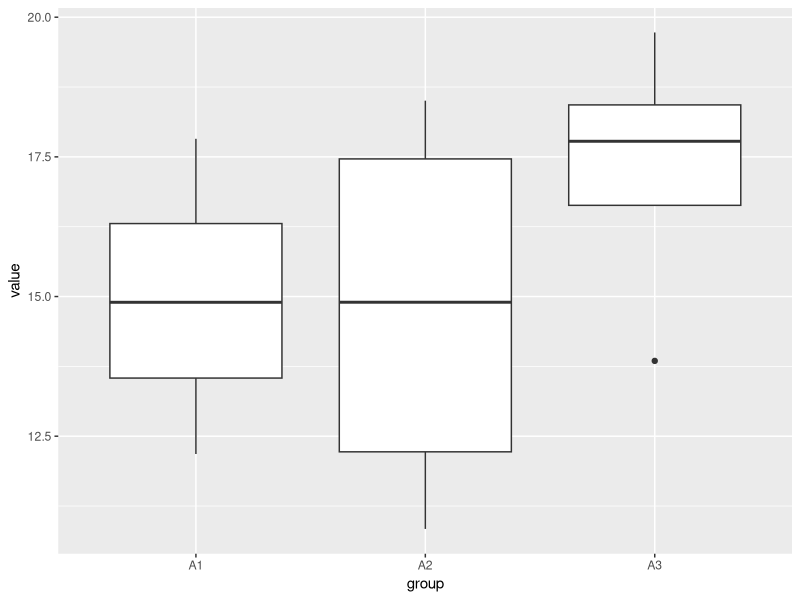

The R source for this figure:
# How To Use R for Research
# 10- The analysis of variance (ANOVA)

# Create some data
group <- rep(c('A1','A2', 'A3'), times=4)
value <- runif(12, 10, 20)
df1 <- data.frame(group, value)
df1

group <- rep(c('A1','A2', 'A3'), times=4)
value <- runif(12, 10, 20)
year <- as.factor(c(rep("2010",6), rep("2020",6)))
df2 <- data.frame(value,group,year) 
df2

# Visualize data:
library(ggplot2)
ggplot(df1, aes(x = group, y = value)) +
  geom_boxplot()

#### One way ANOVA
# It uses to examine statistically significant differences between two samples means.

df1.anova <- aov(value ~ group, data=df1) # ~: tilde symbol
df1.anova
summary(df1.anova)

# extract the p-value and F value
summary(df1.anova)[[1]][1,4:5]

#### Interpret the result:
#P-value ??? ?? (alpha): The differences between some of the means are statistically significant.

#P-value > ??: The differences between the means are not statistically significant.

# p-value of df1 = 0.9358 > 0.05, so we can not reject the null hypothesis (means are equal) and conclude that means are equal.

#### Two way ANOVA
# A two-way ANOVA, has two independents. The style of two way ANOVA is:
  
#  aov(dependent~as.factor(independent1)*as.factor(indepndent2),data= filename)

df2.anova <- aov(value ~ group*year, data=df2)
summary(df2.anova)

# extract the p-value and F value:
summary(df2.anova)[[1]][1,4:5]
summary(df2.anova)[[1]][2,4:5]
summary(df2.anova)[[1]][3,4:5]


#### Analysis of covariance
df2.anova <- aov(value ~ group+year, data=df2)
summary(df2.anova)

# extract the p-value and F value:
summary(df2.anova)[[1]][1,4:5]


TukeyHSD(df1.anova) #Tukey Honest Significant Differences
TukeyHSD(df2.anova)

